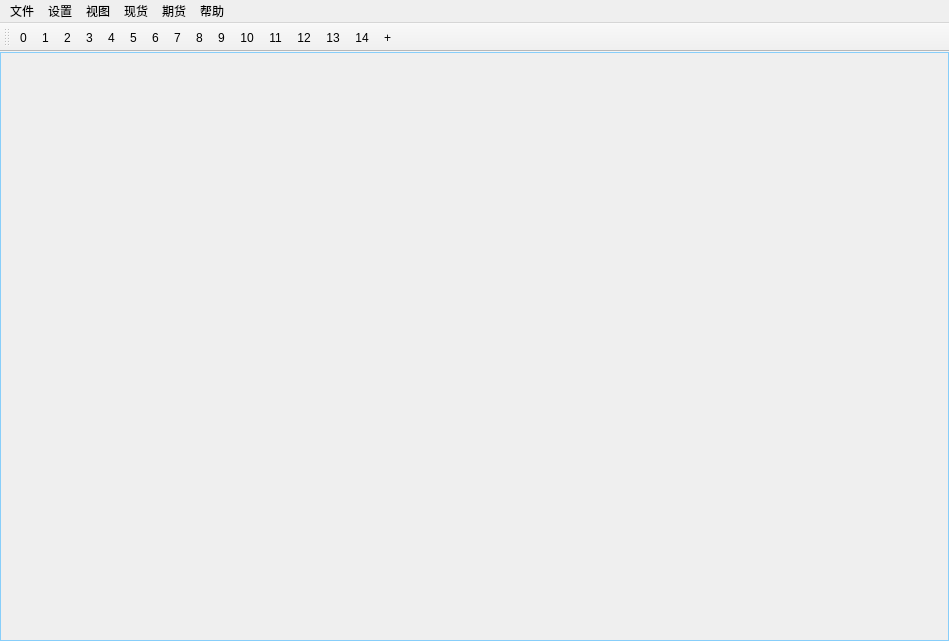
<?xml version="1.0" encoding="UTF-8"?>
<ui version="4.0">
 <class>MainWindow</class>
 <widget class="QMainWindow" name="MainWindow">
  <property name="geometry">
   <rect>
    <x>0</x>
    <y>0</y>
    <width>949</width>
    <height>641</height>
   </rect>
  </property>
  <property name="windowTitle">
   <string>MTClient</string>
  </property>
  <property name="styleSheet">
   <string notr="true"/>
  </property>
  <widget class="QWidget" name="centralwidget">
   <property name="styleSheet">
    <string notr="true">QWidget#centralwidget{border-width:1px;border-style:solid;border-color:#87CEFA}</string>
   </property>
  </widget>
  <widget class="QMenuBar" name="menubar">
   <property name="geometry">
    <rect>
     <x>0</x>
     <y>0</y>
     <width>949</width>
     <height>23</height>
    </rect>
   </property>
   <widget class="QMenu" name="menu_file">
    <property name="title">
     <string>文件</string>
    </property>
    <addaction name="action_save"/>
    <addaction name="action_load"/>
    <addaction name="action_exit"/>
   </widget>
   <widget class="QMenu" name="menu_set">
    <property name="title">
     <string>设置</string>
    </property>
    <addaction name="action_change_at"/>
    <addaction name="action_set_key"/>
   </widget>
   <widget class="QMenu" name="menu_view">
    <property name="title">
     <string>视图</string>
    </property>
    <addaction name="action_cash"/>
    <addaction name="action_deposit"/>
   </widget>
   <widget class="QMenu" name="menu_stock">
    <property name="title">
     <string>现货</string>
    </property>
    <addaction name="action_s_quick_ss"/>
    <addaction name="action_s_trade"/>
    <addaction name="action_s_basket"/>
    <addaction name="separator"/>
    <addaction name="separator"/>
    <addaction name="action_s_orders"/>
    <addaction name="action_s_order_collect"/>
    <addaction name="separator"/>
    <addaction name="separator"/>
    <addaction name="action_s_position"/>
    <addaction name="separator"/>
    <addaction name="separator"/>
    <addaction name="action_s_easy_deal"/>
    <addaction name="action_s_deal"/>
    <addaction name="separator"/>
    <addaction name="separator"/>
    <addaction name="action_strfund"/>
   </widget>
   <widget class="QMenu" name="menu_future">
    <property name="title">
     <string>期货</string>
    </property>
    <addaction name="action_f_trade"/>
    <addaction name="action_f_orders"/>
    <addaction name="action_f_position"/>
    <addaction name="action_f_deal"/>
   </widget>
   <widget class="QMenu" name="menu_help">
    <property name="title">
     <string>帮助</string>
    </property>
    <addaction name="action_doc"/>
   </widget>
   <addaction name="menu_file"/>
   <addaction name="menu_set"/>
   <addaction name="menu_view"/>
   <addaction name="menu_stock"/>
   <addaction name="menu_future"/>
   <addaction name="menu_help"/>
  </widget>
  <widget class="QToolBar" name="toolbar_key">
   <property name="windowTitle">
    <string>toolBar</string>
   </property>
   <property name="floatable">
    <bool>false</bool>
   </property>
   <attribute name="toolBarArea">
    <enum>TopToolBarArea</enum>
   </attribute>
   <attribute name="toolBarBreak">
    <bool>false</bool>
   </attribute>
   <addaction name="action_key_0"/>
   <addaction name="action_key_1"/>
   <addaction name="action_key_2"/>
   <addaction name="action_key_3"/>
   <addaction name="action_key_4"/>
   <addaction name="action_key_5"/>
   <addaction name="action_key_6"/>
   <addaction name="action_key_7"/>
   <addaction name="action_key_8"/>
   <addaction name="action_key_9"/>
   <addaction name="action_key_10"/>
   <addaction name="action_key_11"/>
   <addaction name="action_key_12"/>
   <addaction name="action_key_13"/>
   <addaction name="action_key_14"/>
   <addaction name="action_key_plus"/>
  </widget>
  <action name="action_save">
   <property name="text">
    <string>保存布局</string>
   </property>
  </action>
  <action name="action_load">
   <property name="text">
    <string>载入布局</string>
   </property>
  </action>
  <action name="action_exit">
   <property name="text">
    <string>退出</string>
   </property>
  </action>
  <action name="action_change_at">
   <property name="text">
    <string>切换产品账户</string>
   </property>
  </action>
  <action name="action_set_key">
   <property name="text">
    <string>自定义快捷键</string>
   </property>
  </action>
  <action name="action_cash">
   <property name="text">
    <string>头寸监控</string>
   </property>
  </action>
  <action name="action_s_quick_ss">
   <property name="text">
    <string>快速申赎</string>
   </property>
  </action>
  <action name="action_s_trade">
   <property name="text">
    <string>股票买卖</string>
   </property>
  </action>
  <action name="action_s_basket">
   <property name="text">
    <string>篮子买卖</string>
   </property>
  </action>
  <action name="action_s_orders">
   <property name="text">
    <string>委托列表</string>
   </property>
  </action>
  <action name="action_s_order_collect">
   <property name="text">
    <string>委托汇总</string>
   </property>
  </action>
  <action name="action_s_position">
   <property name="text">
    <string>现货持仓</string>
   </property>
  </action>
  <action name="action_s_easy_deal">
   <property name="text">
    <string>简版成交明细</string>
   </property>
  </action>
  <action name="action_s_deal">
   <property name="text">
    <string>完整成交明细</string>
   </property>
  </action>
  <action name="action_strfund">
   <property name="text">
    <string>分级基金</string>
   </property>
  </action>
  <action name="action_f_trade">
   <property name="text">
    <string>期货买卖</string>
   </property>
  </action>
  <action name="action_f_orders">
   <property name="text">
    <string>期货委托列表</string>
   </property>
  </action>
  <action name="action_f_position">
   <property name="text">
    <string>期货持仓</string>
   </property>
  </action>
  <action name="action_f_deal">
   <property name="text">
    <string>期货成交明细</string>
   </property>
  </action>
  <action name="action_doc">
   <property name="text">
    <string>帮助文档</string>
   </property>
  </action>
  <action name="action_key_0">
   <property name="text">
    <string>0</string>
   </property>
  </action>
  <action name="action_key_1">
   <property name="text">
    <string>1</string>
   </property>
  </action>
  <action name="action_key_2">
   <property name="text">
    <string>2</string>
   </property>
  </action>
  <action name="action_key_3">
   <property name="text">
    <string>3</string>
   </property>
  </action>
  <action name="action_key_4">
   <property name="text">
    <string>4</string>
   </property>
  </action>
  <action name="action_key_5">
   <property name="text">
    <string>5</string>
   </property>
  </action>
  <action name="action_key_6">
   <property name="text">
    <string>6</string>
   </property>
  </action>
  <action name="action_key_7">
   <property name="text">
    <string>7</string>
   </property>
  </action>
  <action name="action_key_8">
   <property name="text">
    <string>8</string>
   </property>
  </action>
  <action name="action_key_9">
   <property name="text">
    <string>9</string>
   </property>
  </action>
  <action name="action_key_10">
   <property name="text">
    <string>10</string>
   </property>
  </action>
  <action name="action_key_11">
   <property name="text">
    <string>11</string>
   </property>
  </action>
  <action name="action_key_12">
   <property name="text">
    <string>12</string>
   </property>
  </action>
  <action name="action_key_13">
   <property name="text">
    <string>13</string>
   </property>
  </action>
  <action name="action_key_plus">
   <property name="text">
    <string>+</string>
   </property>
  </action>
  <action name="action_deposit">
   <property name="text">
    <string>今保证金</string>
   </property>
  </action>
  <action name="action_key_14">
   <property name="text">
    <string>14</string>
   </property>
  </action>
 </widget>
 <resources/>
 <connections/>
</ui>
